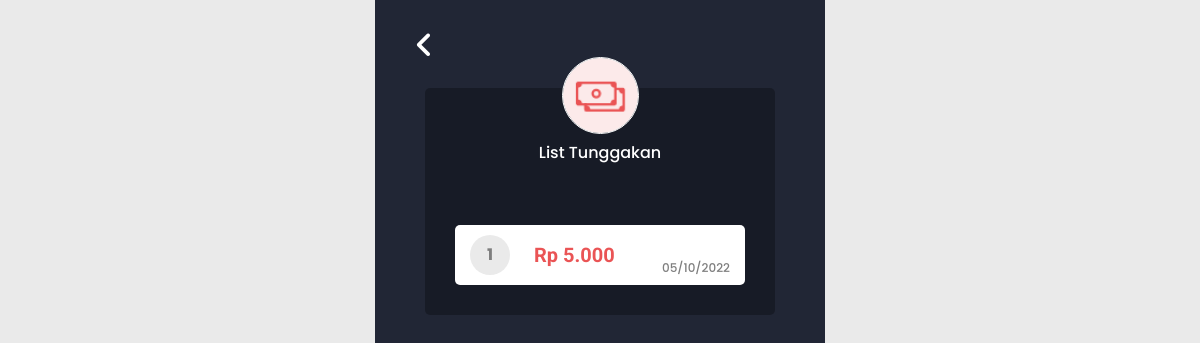
Before: /list.tunggakan.php (signed in) with the older database file.
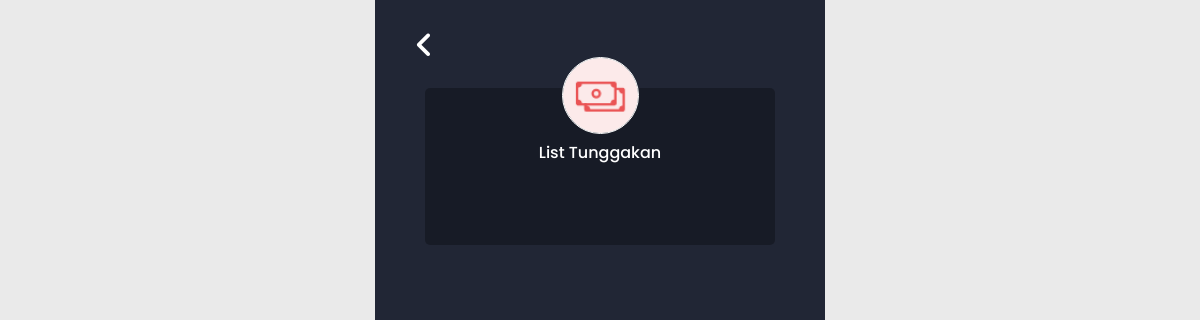
After: the same page with the newer database file.
### tables this page shows
CREATE TABLE `list_tunggakan` (
  `id` int(11) NOT NULL,
  `id_akun` int(11) NOT NULL,
  `nominal` int(11) NOT NULL,
  `tanggal_tagihan` varchar(200) NOT NULL
);

### list.tunggakan.php (the view, shortened to what this page needs)
<?php
include "connect.php";
include "head.php";
$id = $_SESSION["id"];
$tb_tunggakan = mysqli_query($conn, "SELECT * FROM list_tunggakan WHERE id_akun='$id'");
?>
  <div class="container3">
    <div class="top-button">
      <a href="./"><i class="fa-solid fa-angle-left"></i></a>
    </div>
    <div class="card-listTung">
      <div class="box">
        <img src="img/icon/icon-10.png" width="75">
        <h2>List Tunggakan</h2>
      </div>
      <div class="conList">
        <?php
        $i = 1;
        while($data = mysqli_fetch_array($tb_tunggakan)) {
        ?>
          <div data-id="<?=$data['id']?>" class="cardList">
            <div>
              <p><?=$i?></p>
              <h4>Rp <?= number_format($data['nominal'], 0, ',', '.') ?></h4>
            </div>
            <p><?=$data['tanggal_tagihan']?></p>
          </div>
        <?php
        $i++;
        }
        ?>
      </div>
    </div>
  </div>
<?php
include "footer.php";
?>

### head.php (shortened to what this page needs)
<!DOCTYPE html>
<html lang="en">
<head>
  <link rel="stylesheet" href="cdn/sweetalert2.min.css">
  <link rel="stylesheet" href="https://cdnjs.cloudflare.com/ajax/libs/font-awesome/6.2.0/css/all.min.css" />
  <link rel="stylesheet" href="https://cdnjs.cloudflare.com/ajax/libs/lightbox2/2.11.3/css/lightbox.css">
  <link rel="stylesheet" href="css/reset.css">
  <link rel="stylesheet" href="css/login.css">
  <link rel="stylesheet" href="css/home.css">
  <link rel="stylesheet" href="css/profil.css">
  <link rel="stylesheet" href="css/statusPembayaran.css">
  <link rel="stylesheet" href="css/list.tung.css">
  <link rel="stylesheet" href="css/pembayaran.css">
  <link rel="stylesheet" href="css/pending.css">
  <link rel="stylesheet" href="css/admin.css">
  <link rel="stylesheet" href="css/admin.verifikasi.list.css">
  <link rel="stylesheet" href="css/admin.setting.tambah.css">
  <link rel="stylesheet" href="css/admin.setting.info.css">
</head>
<body>

### footer.php (shortened to what this page needs)
</body>
</html>

### css/profil.css (style rules this page uses)
.container3 { max-width: 450px; min-height: 100vh; margin: 0 auto; background-color: #212635; padding-top: 30px; }
.top-button { display: flex; flex-direction: row; justify-content: space-between; padding: 0 40px; }
.top-button > i, .top-button > a > i { color: #fff; font-size: 30px; cursor: pointer; transition: .3s; }

### css/list.tung.css (style rules this page uses)
.card-listTung { max-width: 350px; height: max-content; background-color: #0000004a; border-radius: 5px; margin: 0 auto; margin-top: 25px; padding: 20px; }
.card-listTung > .box { margin: 0 auto; position: relative; top: -50px; text-align: center; }
.card-listTung > .box > img { width: 75px; height: 75px; border-radius: 50%; object-fit: cover; background-color: #fff; outline: 1px solid #fff; cursor: pointer; }
.card-listTung > .box > h2 { font-family: 'Poppins', sans-serif; font-size: 16px; font-weight: 500; color: #fff; text-transform: capitalize; }
.card-listTung > .conList { max-width: 100%; max-height: 290px; overflow: hidden; margin-top: 10px; padding: 0 10px; }
.card-listTung > .conList > .cardList { max-width: 301px; height: 60px; background-color: #fff; display: flex; flex-direction: row; justify-content: space-between; border-radius: 5px; margin-bottom: 10px; padding: 0 15px; align-items: center; }
.card-listTung > .conList > .cardList > div { display: flex; flex-direction: row; gap: 24px; align-items: center; }
.card-listTung > .conList > .cardList > div > h4 { color: #EA5455; font-family: 'Roboto', sans-serif; font-weight: 700; font-size: 20px; }
.card-listTung > .conList > .cardList > div > p { display: block; width: 40px; height: 40px; border-radius: 50%; background-color: #EAEAEA; color: #7E7E7E; font-family: 'Poppins', sans-serif; font-weight: 700; font-size: 16px; text-align: center; padding: 7px 0; }
.card-listTung > .conList > .cardList > p { color: #7E7E7E; font-family: 'Poppins', sans-serif; font-weight: 500; font-size: 12px; position: relative; bottom: -13px; }
.card-listTung > .conList > .cardList { transition: .3s; cursor: pointer; }

Changed rows visible on the page:
removed list_tunggakan: nominal "5.000", tanggal_tagihan "05/10/2022"
